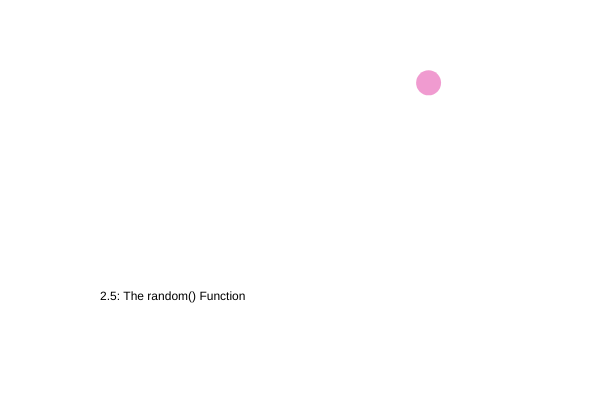
Frame 1 (no input)
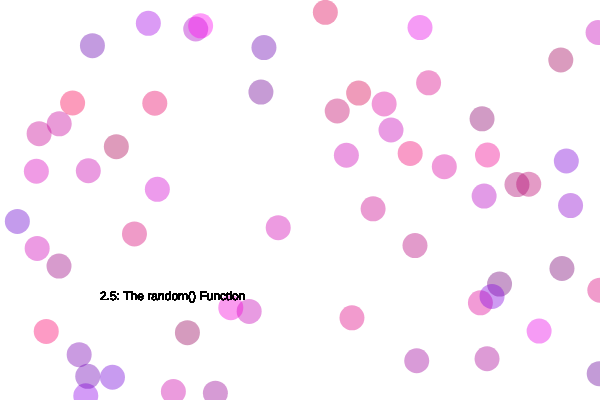
Frame 60 (no input)
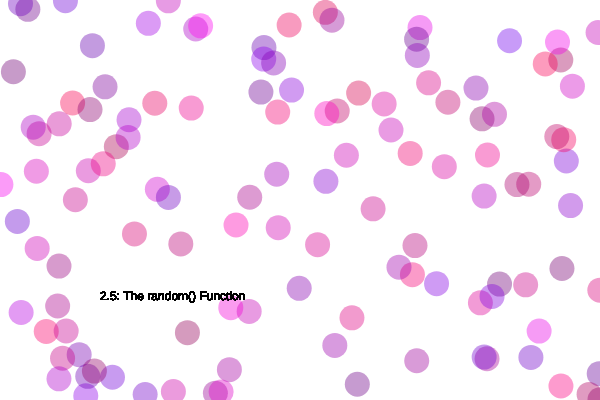
Frame 120 (the mouse pressed at the canvas centre since frame 60)

The p5.js sketch that drew these frames (run headless with seeded random() and noise() and a simulated clock; from frame 60 on, the mouse is pressed at the canvas centre):

// p5.js sketch
// ── sketch.js
var spot = {
  x: 50,
  y: 50,
}

var col = {
  r: 255,
  g: 0,
  b: 0,
}

function setup() {
  createCanvas(600, 400);
  background('white');

  print('2.5: The random() Function');
}

function draw() {
  spot.x = random(0, width);
  spot.y = random(0, height);
  col.r = random(100, 255);
  col.g = 0;
  col.b = random(80, 240);
  noStroke();
  fill(col.r, col.g, col.b, 100);
  ellipse(spot.x, spot.y, 25, 25);

  noStroke();
  fill('black');
  text('2.5: The random() Function', 100, 300);
}
